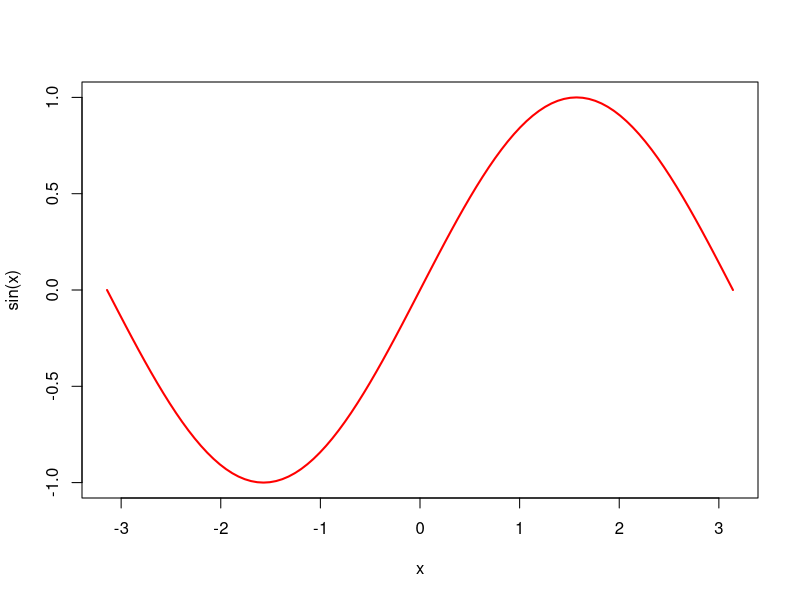
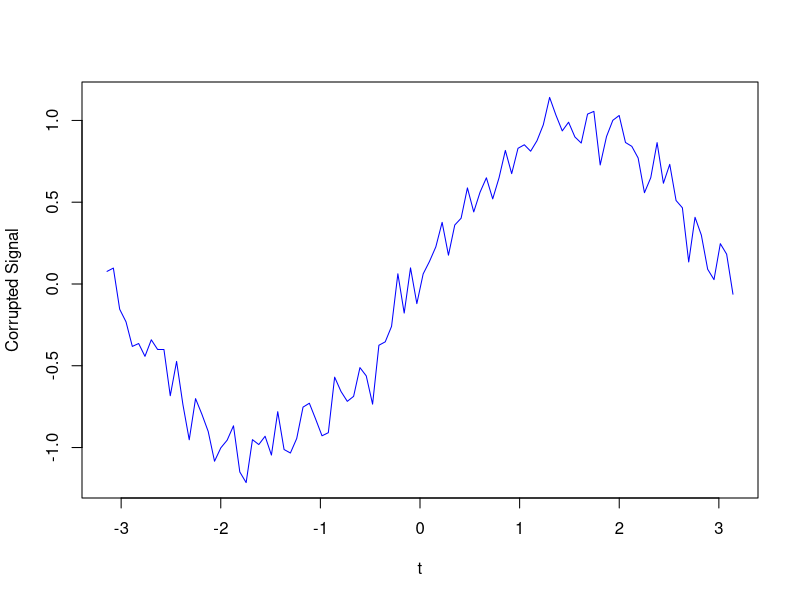

Source code (R) for these figures, in order: (Note: this script raises an error after producing the figures.)
# Phan Van Hoang
# 22280033
# Giua Ki LTTK

# Bai 01
# (1.1)
curve(sin(x), from = -pi, to = pi, col = 'red', lwd = 2)

# (1.2)
# (i)
t = seq(-pi,pi,length.out = 100)

#(ii)
corruptSignal = rep(1,100)
epsilon = rnorm(100,0,sqrt((0.1)^2))
for(i in 1:100)(
  corruptSignal[i] = sin(t[i]) + epsilon[i]
)

corruptSignal

# (iii)
D = matrix(
  data = rep(0,98*100),
  nrow = 98, byrow = TRUE
)

for (i in 1:98){
  D[i, i] <- D[i, i] - 1
  D[i, i + 2] <- D[i, i + 2] + 1
}

D

# (1.3)

#temp = I + 5*t(D) *D

temp = diag(rep(1,100)) + 5 * t(D) %*% D
temp

reconstructSignal = corruptSignal * solve(temp)
reconstructSignal

plot(t, corruptSignal, type = 'l', xlab = "t", ylab = "Corrupted Signal", col = "blue")
lines(t, reconstructSignal, col = "red",lwd = 2)


# Bai 02
# (2.1)  
F = function(x,a,b){
  return(ifelse(x > 0 & x < 1,a*b*x^(a-1)*(1-x^a)^(b-1),0))
}

curve(F(x,2,5),from = 0, to = 1, col = 'red', lwd = 2)

# (2.2)
set.seed(1)
N = 10^5
X_2 = runif(N,0,1)
Y_2 = (1-X^(1/5))^(1/2) 
hist(Y_2,breaks = floor(sqrt(N)), freq = FALSE)
curve(F(x,2,5),from = 0, to = 1, col = 'red', lwd = 2, add = TRUE)

generateF = function(n,a,b){
  X = runif(n,min = 0,max = 1)
  Y = (1-X^(1/b))^(1/a)
  return (Y)
}

# (2.3)

set.seed(1)
N_3 = 8000
X_3 = generateF(N_3,2,1)
Y_3 = -log(X_3)
hist(Y_3,breaks = floor(sqrt(N_3)),freq = FALSE)
curve(dexp(x,2),col = 'red',lwd = 2, add= TRUE)

# (2.4)

N_4 <- 10^4
F_1 <- numeric(N_4)
count <- 1
for (i in 1:N_4) {
  U <- runif(1, 0, 1)
  V <- runif(1, 0, 1)
  while (U^(1/2)/((U^(1/2)+V^(1/2))) <= 1) {
    F_1[count] <- U^(1/2)/((U^(1/2)+V^(1/2)))
    count <- count + 1
  }
}


hist(F_1, breaks = sqrt(N_4), freq = FALSE)
curve(dbeta(x, 2, 2), col = 'red', lwd = 2, add = TRUE)

